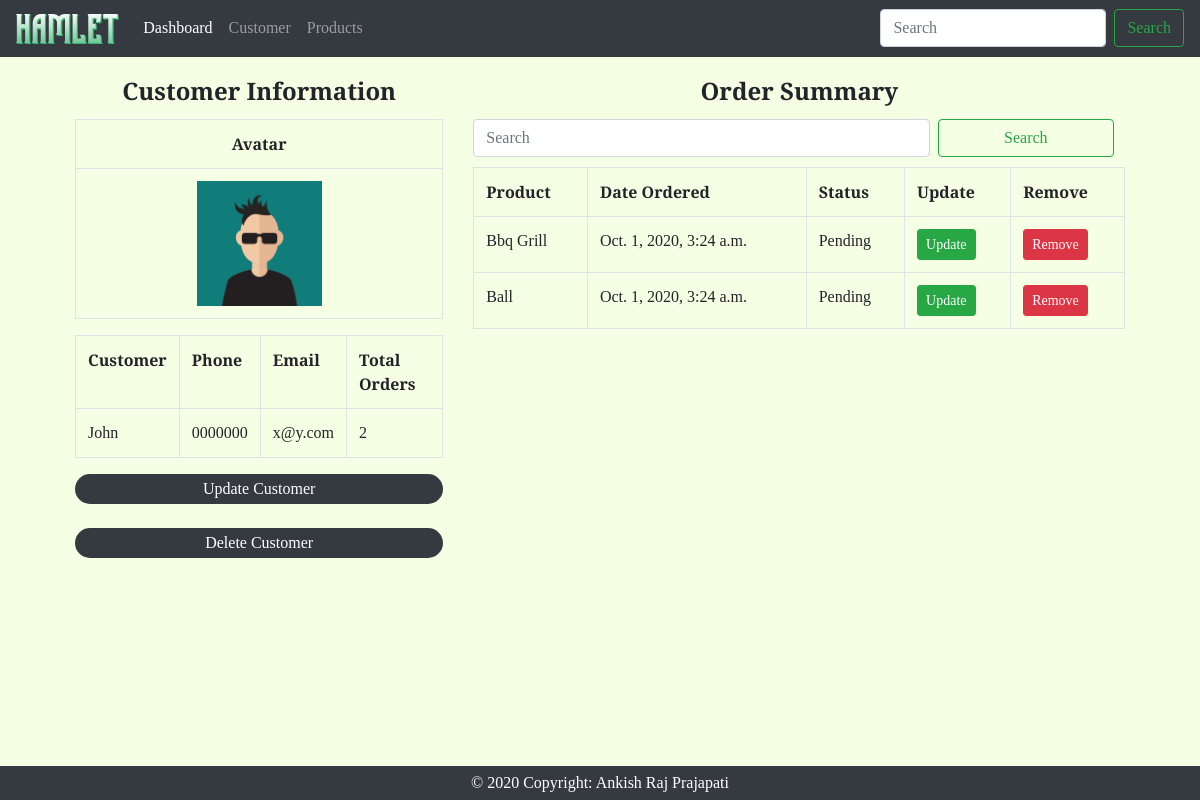
Screenshot of /customer/1 with the database file from the repository.
### Accounts/models.py (models this page shows, shortened)
class Customer(models.Model):
    name = models.CharField(max_length=255, null=True)
    phone = models.CharField(max_length=255, null=True)
    email = models.CharField(max_length=255, null=True)
    date_created = models.DateTimeField(auto_now_add=True, null=True)

class Order(models.Model):
    STATUS = (
        ('Pending', 'Pending'),
        ('Out For Delivery', 'Out For Delivery'),
        ('Delivered', 'Delivered')
    )
    customer = models.ForeignKey(Customer, null=True, on_delete=models.SET_NULL)
    product = models.ForeignKey(Product, null=True, on_delete=models.SET_NULL)
    date_created = models.DateTimeField(auto_now_add=True, null=True)
    status = models.CharField(max_length=250, null=True, choices=STATUS)

class Product(models.Model):
    CATEGORIES = (
        ('Indoor', 'Indoor'),
        ('Outdoor', 'Outdoor')
    )
    name = models.CharField(max_length=255, null=True)
    price = models.FloatField(null=True)
    category = models.CharField(max_length=255, null=True, choices=CATEGORIES)
    description = models.CharField(max_length=255, null=True, blank=True)
    date_created = models.DateTimeField(auto_now_add=True, null=True)
    tags = models.ManyToManyField(Tag)

### Accounts/views.py (the view)
# urls.py: path('customer/<int:req_id>', views.customer, name="customer"),
def customer(request, req_id):
    customer = Customer.objects.get(id=req_id)
    orders = customer.order_set.all()
    order_count = orders.count()
    context = {'customer': customer, 'orders': orders, 'order_count': order_count}
    return render(request, 'Accounts/customer.html', context)

### Accounts/templates/Accounts/customer.html
{% extends 'Accounts/main.html' %}
{% load static %}
{% block content %}
    <div class="row" style="padding: 10px; margin-left: 5%">
        <div class="col-md-4 col-style border-dark">
            <h4 class="wide text-center font-weight-bold">Customer Information</h4>
            <table class="table table-responsive-sm table-bordered">
                <tr style="text-align: center">
                    <th>Avatar</th>
                </tr>
                <tr>
                    <td>
                        <img src="{% static 'images/user2.png' %}" alt="LOGO"
                             style="height: 125px;display: block; margin-left: auto; margin-right: auto">
                    </td>
                </tr>
            </table>
            <table class="table table-responsive-sm table-bordered">
                <tr>
                    <th>Customer</th>
                    <th>Phone</th>
                    <th>Email</th>
                    <th>Total Orders</th>
                </tr>
                <tr>
                    <td>{{ customer.name }}</td>
                    <td>{{ customer.phone }}</td>
                    <td>{{ customer.email }}</td>
                    <td>{{ order_count }}</td>
                </tr>
            </table>
            <a class="btn-primary btn-dark btn-block text-center rounded-pill btn-style" href="">Update Customer</a>
            <br>
            <a class="btn-primary btn-dark btn-block text-center rounded-pill btn-style" href="">Delete Customer</a>
        </div>
        <div class="col-md-7 col-style border-dark" style="margin-left: 20px">
            <h4 class="wide text-center font-weight-bold">Order Summary</h4>
            <form class="form-inline my-2 my-lg-0" style="padding-bottom: 10px; width: auto">
                <input class="form-control mr-sm-2" type="search" style="width: 70%" placeholder="Search"
                       aria-label="Search">
                <button class="btn btn-outline-success my-2 my-sm-0" style="width: 27%" type="submit">Search</button>
            </form>
            <table class="table table-responsive-sm table-bordered">
                <tr>
                    <th>Product</th>
                    <th>Date Ordered</th>
                    <th>Status</th>
                    <th>Update</th>
                    <th>Remove</th>
                </tr>
                {% for order in orders %}
                    <tr>
                        <td>{{ order.product.name }}</td>
                        <td>{{ order.date_created }}</td>
                        <td>{{ order.status }}</td>
                        <td>
                            <a href="{% url 'update_order' order.id %}" class="btn btn-sm btn-success text-white"
                               style="color: #287a4b">
                                Update
                            </a>
                        </td>
                        <td>
                            <a href="{% url 'delete_order' order.id %}" class="btn btn-sm btn-danger text-white"
                               style="color: #287a4b">
                                Remove
                            </a>
                        </td>
                    </tr>
                {% endfor %}
            </table>
        </div>
    </div>
{% endblock %}

### Accounts/templates/Accounts/main.html (shortened to what this page needs)
{% load static %}
<!DOCTYPE html>
<html lang="en">
<head>
    <link rel="stylesheet" href="https://stackpath.bootstrapcdn.com/bootstrap/4.5.2/css/bootstrap.min.css">">
    <link rel="stylesheet" type="text/css" href="{% static 'css/main.css' %}">
</head>
<body>
    {% include 'Accounts/navbar.html' %}
    {% block content %}
    {% endblock %}
    {% include 'Accounts/footer.html' %}
</body>
</html>

### Accounts/templates/Accounts/navbar.html (shortened to what this page needs)
{% load static %}
<nav class="navbar navbar-expand-lg navbar-dark bg-dark wide" style="margin-top: -25px">
  <a class="navbar-brand" href="#">
      <img src="{% static 'images/logo_w.png' %}" alt="LOGO" style="height: 30px">
  </a>
  <div class="collapse navbar-collapse" id="navbarSupportedContent">
    <ul class="navbar-nav mr-auto">
      <li class="nav-item active">
        <a class="nav-link" href="{% url 'home' %}">Dashboard</a>
      </li>
      <li class="nav-item">
        <a class="nav-link" href="#">Customer</a>
      </li>
      <li class="nav-item dropdown">
        <a class="nav-link" href="{% url 'products' %}">Products</a>
      </li>
    </ul>
    <form class="form-inline my-2 my-lg-0">
      <input class="form-control mr-sm-2" type="search" placeholder="Search" aria-label="Search">
      <button class="btn btn-outline-success my-2 my-sm-0" type="submit">Search</button>
    </form>
  </div>
</nav>

### Accounts/templates/Accounts/footer.html
<footer class="page-footer bg-dark font-small text-white fixed-bottom wide" style="height: fit-content; padding: 5px 0 5px 0 ">
  <div class="footer-copyright text-center">© 2020 Copyright: Ankish Raj Prajapati
  </div>
</footer>

### static/css/main.css (style rules this page uses)
body { background-color: #f5fff5; }
h4 { padding: 5px 0 5px 0; }
.col-style { padding: 5px; }
th { padding: 2px 3px 2px 3px; }
.btn-style { padding: 3px 0 3px 0; }

### Accounts/templates/Accounts/main.html (style rules this page uses)
body { font-family: 'Bree Serif'; background-color: #f4ffe3; }

### rows the page displays
Customer: name "John", phone "0000000", email "x@y.com"
Order: product.name "Bbq Grill", date_created "Oct. 1, 2020, 3:24 a.m.", status "Pending"
Order: product.name "Ball", date_created "Oct. 1, 2020, 3:24 a.m.", status "Pending"

### other values shown
{{ order_count }} "2"
